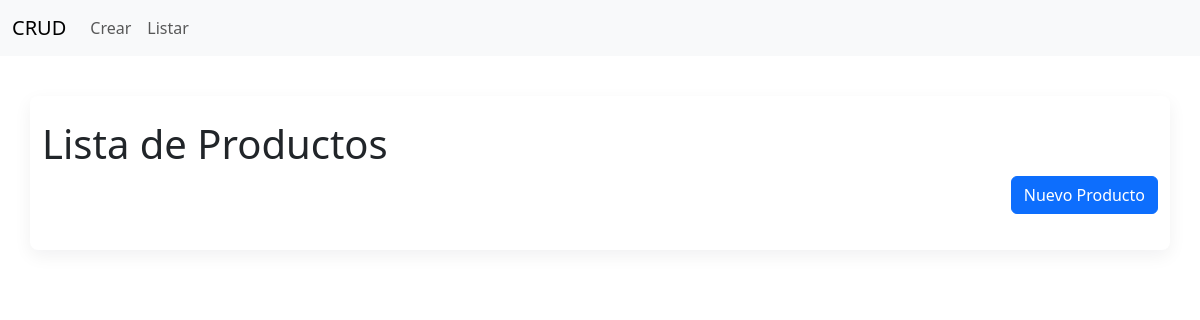
/, run on an earlier commit of the app's database.
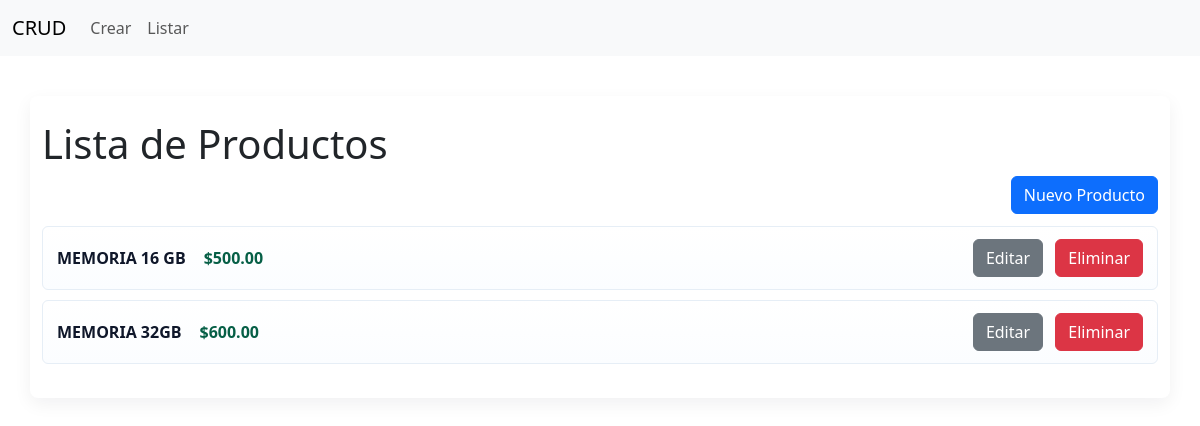
And on a later commit of the database.
### app/models.py (models this page shows, shortened)
class Producto(models.Model):
    nombre = models.CharField(max_length=100)
    precio = models.DecimalField(max_digits=10, decimal_places=2)
    descripcion = models.TextField(blank=True, null=True)
    categoria = models.ForeignKey(Categoria, on_delete=models.CASCADE)

### app/views.py (the view)
# urls.py: path('', views.listar_productos, name='listar'),
def listar_productos(request):
    productos = Producto.objects.all()
    return render(request, 'listar.html', {'productos': productos})

### app/templates/listar.html (shortened to what this page needs)
{% load static %}
<!DOCTYPE html>
<html lang="en">
  <head>
    <link rel="stylesheet" href="{% static 'css/style.css' %}" />
    <link
      href="https://cdn.jsdelivr.net/npm/bootstrap@5.3.2/dist/css/bootstrap.min.css"
      rel="stylesheet">
  </head>
  <body>
    {% include 'menu.html' %}
    <div class="container">
      <h1>Lista de Productos</h1>
      <div class="top-actions">
        <a class="btn btn-primary" href="{% url 'crear' %}">Nuevo Producto</a>
      </div>
      <ul class="product-list">
        {% for producto in productos %}
        <li>
          <div class="product-meta">
            <div class="product-name">{{ producto.nombre }}</div>
            <div class="product-price">${{ producto.precio }}</div>
          </div>
          <div class="item-actions">
            <a class="btn btn-secondary"
              href="{% url 'editar' producto.id %}">Editar</a>
            <a class="btn btn-danger" href="{% url 'eliminar' producto.id %}"
              onclick="return confirmarEliminacion()">Eliminar</a>
          </div>
        </li>
        {% endfor %}
      </ul>
    </div>
  </body>
</html>

### app/templates/menu.html (shortened to what this page needs)
{% load static %}
<nav class="navbar navbar-expand-lg bg-body-tertiary">
  <div class="container-fluid">
    <a class="navbar-brand" href="#">CRUD</a>
    <div class="collapse navbar-collapse" id="navbarNav">
      <ul class="navbar-nav">
          <li class="nav-item">
            <a class="nav-link" href="{% url 'crear' %}">Crear</a>
          </li>
          <li class="nav-item">
            <a class="nav-link" href="{% url 'listar' %}">Listar</a>
          </li>
      </ul>
    </div>
  </div>
</nav>

### app/static/css/style.css (style rules this page uses)
body { font-family: Arial, sans-serif; background-color: #f4f4f4; margin: 0; padding: 0; }
.container { max-width: 960px; margin: 40px auto; padding: 24px; background: #ffffff; border-radius: 8px; box-shadow: 0 6px 18px rgba(20,20,30,0.06); }
h1 { margin: 0 0 18px 0; font-size: 1.8rem; color: #0f172a; }
.top-actions { display: flex; justify-content: flex-end; margin-bottom: 12px; }
.btn { display: inline-block; padding: 8px 12px; border-radius: 6px; text-decoration: none; font-weight: 600; font-size: 0.95rem; color: #0f172a; border: 1px solid transparent; }
.btn-primary { background: #0ea5a4; color: white; }
.btn-secondary { background: #e2e8f0; color: #0f172a; }
.btn-danger { background: #ef4444; color: white; }
.btn + .btn { margin-left: 8px; }
ul.product-list { list-style: none; padding: 0; margin: 0; }
ul.product-list li { display: flex; align-items: center; justify-content: space-between; padding: 12px 14px; border-radius: 6px; background: linear-gradient(180deg, #ffffff 0%, #fbfdff 100%); margin-bottom: 10px; border: 1px solid #e6eef6; }
.product-meta { display: flex; gap: 18px; align-items: baseline; }
.product-name { font-weight: 700; color: #0f172a; }
.product-price { color: #065f46; font-weight: 600; }
.item-actions a { margin-left: 8px; }

What changed in the data, as far as the page shows it:
added Producto: nombre "MEMORIA 16 GB", precio "500.00"
added Producto: nombre "MEMORIA 32GB", precio "600.00"
